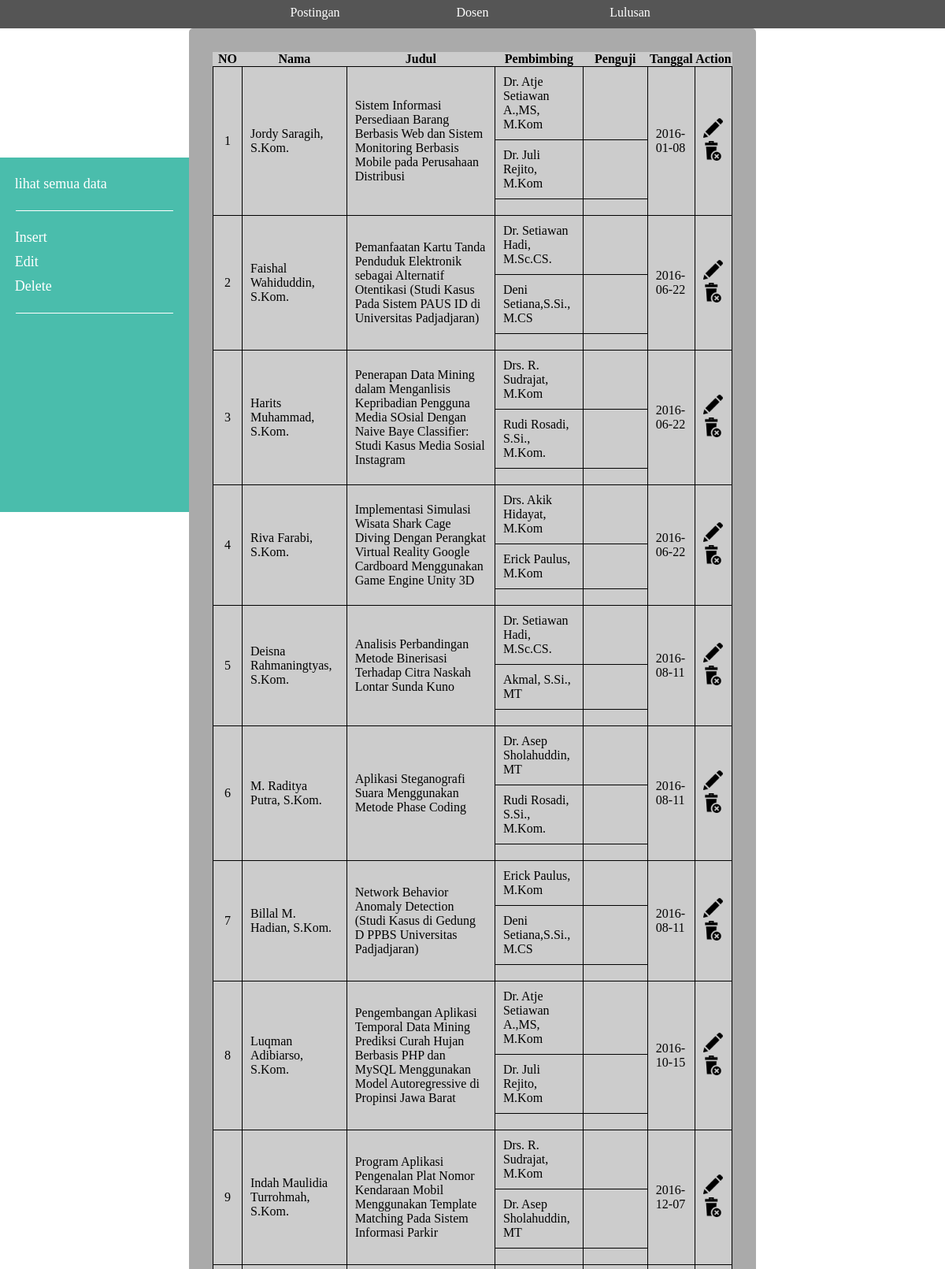
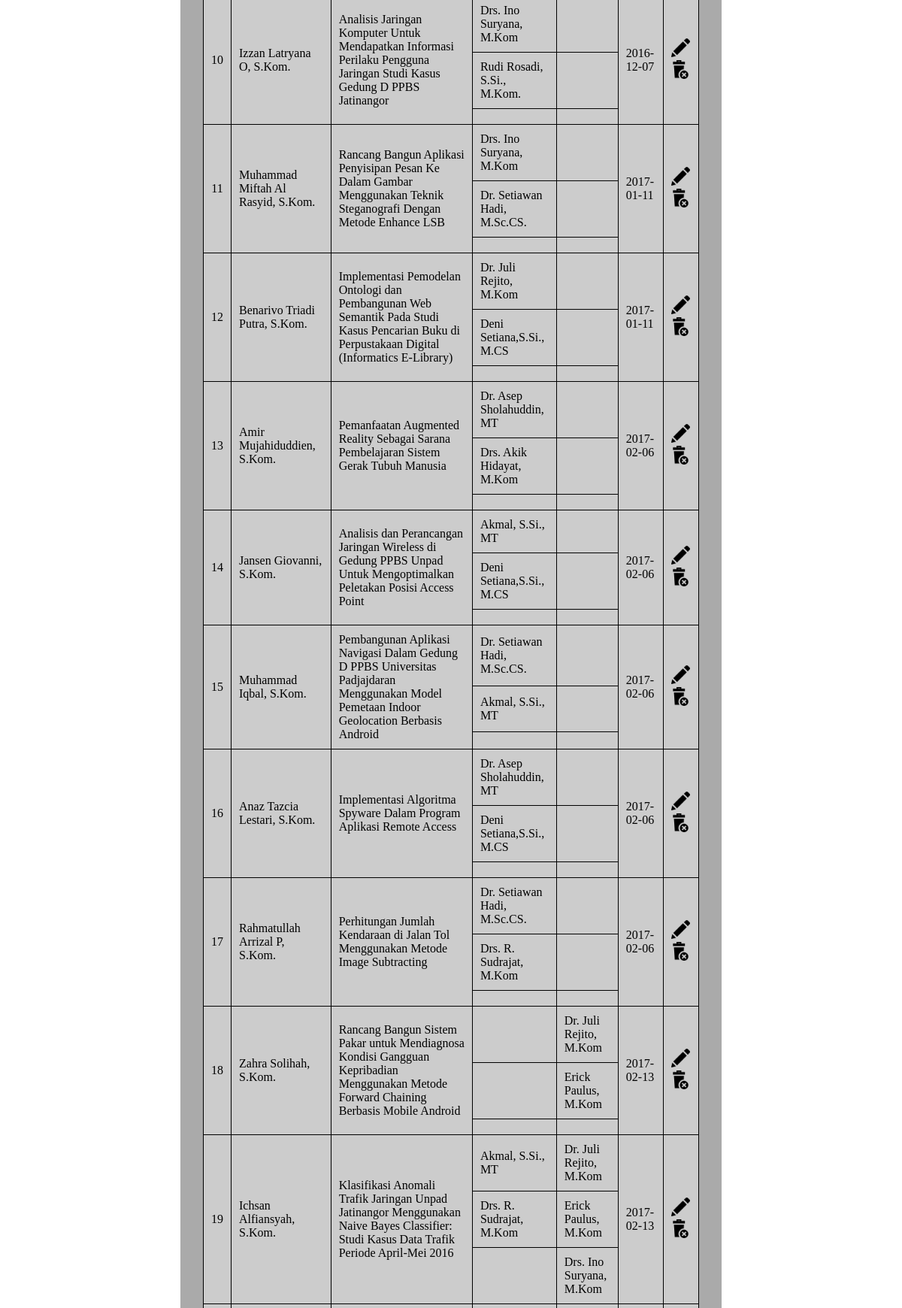
Screenshot of /admin/ViewL.php (upper part) with the database file from the repository (2 pictures, top to bottom).
### tables this page shows
CREATE TABLE `lulusan` (
  `ID` int(11) NOT NULL,
  `Nama` text NOT NULL,
  `Pembimbing1` int(11) DEFAULT NULL,
  `Pembimbing2` int(11) DEFAULT NULL,
  `Penguji1` int(11) DEFAULT NULL,
  `Penguji2` int(11) DEFAULT NULL,
  `Penguji3` int(11) DEFAULT NULL,
  `TanggalLulus` date NOT NULL,
  `Judul` text NOT NULL
);

CREATE TABLE `dosen` (
  `ID` int(11) NOT NULL,
  `Nama` text NOT NULL,
  `Email` text,
  `HP` text,
  `Telp` text,
  `Alamat` text,
  `Pendidikan` text NOT NULL,
  `Bidang` text NOT NULL
);

### admin/viewL.php (the view, shortened to what this page needs)
<!DOCTYPE html>
<html lang="en" xmlns="http://www.w3.org/1999/xhtml">
<head>
</head>
<body>
    <div class="admin-content-pos">
    <?php
	function Namadosen($input,$resultx) {
		mysqli_data_seek($resultx,0);
		while($rowx = $resultx->fetch_assoc()){
			if($rowx["ID"]===$input) return $rowx["Nama"];
		}
		return "";
	}
	include '../database.php';
	$sql = "SELECT * FROM lulusan";
	$result = $conn->query($sql);
	$sqlx = "SELECT * FROM dosen";
	$resultx = $conn->query($sqlx);
	$i=1;
	if ($result->num_rows > 0)
	{
        echo"<div class=\"admin-main-content\">";
        echo"    <table style=\"width:100%\">";
		echo"	<tr>";
		echo"		<th>NO</th>";
		echo"		<th>Nama</th>";
		echo"		<th>Judul</th>";
		echo"		<th>Pembimbing </th>";
		echo"		<th>Penguji </th>";
		echo"		<th>Tanggal</th>";
		echo"		<th>Action</th>";
		echo"	</tr>";
		while($row = $result->fetch_assoc())
		{
			echo"<tr>";
			echo"	<td rowspan=\"3\" style=\"text-align:center;\">".$i."</td>";
			echo"	<td rowspan=\"3\">".$row["Nama"]."</td>";
			echo"	<td rowspan=\"3\">".$row["Judul"]."</td>";
			echo"	<td >".Namadosen($row["Pembimbing1"],$resultx)."</td>";
			echo"	<td >".Namadosen($row["Penguji1"],$resultx)."</td>";
			echo"	<td rowspan=\"3\">".$row["TanggalLulus"]."</td>";
			echo"	<td rowspan=\"3\" style=\"text-align:center;\">";
			echo"		<a href=\"editL.php?ID=".$row["ID"]."\"><img src=\"img/edit.png\" style=\"width:25px\"></a>";
			echo"		<a ><img src=\"img/delete.png\" style=\"width:25px;cursor: pointer;\" onclick=\"javascript:deleteL(".$row["ID"].")\"></a>";
			echo"	</td>";
			echo"</tr>";
			echo"<tr>";
			echo"	<td >".Namadosen($row["Pembimbing2"],$resultx)."</td>";
			echo"	<td >".Namadosen($row["Penguji2"],$resultx)."</td>";
			echo"</tr>";
			echo"<tr>";
			echo"	<td></td>";
			echo"	<td >".Namadosen($row["Penguji3"],$resultx)."</td>";
			echo"</tr>";
			$i+=1;
		}
		echo"	</table>";
	}
	else{
		echo "<h1>No data found</h1>";
	}
	?>
        </div>
    </div>
</body>
</html>

### admin/css/adm-navbar.css (style rules this page uses)
.admin-top-box-wrapper { position: absolute; width: 100%; top : 0; height: auto; background-color: #555; z-index: 9; }
.admin-top-box-bar { position : relative; width : 600px; margin: auto; height: auto; list-style-type: none; padding: 0; color: white; }
.admin-top-box-bar li { float: left; width: 200px; transition: 0.2s; }
.admin-top-box-bar li a { width: 100%; display: inline-block; color: white; text-align: center; padding: 7px 0; font-family: 'Futura Md BT'; text-decoration: none; margin-bottom: 4px; }
.admin-left-box-bar { position: fixed; height: 450px; width: 20%; max-width: 250px; left: 0; margin-top : 200px; padding: 0; background-color: #4abdac; z-index: 7; }
.inside { margin: 20px; font-family: 'Futura bk BT'; font-size: 18px; }
.inside a { display: block; padding: 2px 0; margin: 5px 0; text-decoration: none; color: white; }
.inside div { height: 1px; margin: 20px 0; border-bottom: 1px solid white; }
.inside a:before { content: '\25b6 '; color: rgba(255,255,255,0); transition: all 0.3s; margin-right: -15px; }

### admin/css/adm-content.css (style rules this page uses)
.admin-content-pos { position: relative; width: 60%; max-width: 1200px; height: auto; margin: 0 auto; padding: 20px; }
.admin-main-content { margin-top: 16px; height: auto; padding: 30px; background-color: #aaa; border-radius: 5px; }
.admin-main-content table { width: 100%; border-collapse: collapse; background-color: #ccc; }
.admin-main-content table td { padding: 10px; border: 1px solid black; font-family: 'Futura Bk BT'; vertical-align: middle; }

### rows the page displays
lulusan: Nama "Jordy Saragih, S.Kom.", Judul "Sistem Informasi Persediaan Barang Berbasis Web dan Sistem Monitoring Berbasis Mobile pada Perusahaan Distribusi", Pembimbing1.Nama "Dr. Atje Setiawan A.,MS, M.Kom", TanggalLulus "2016-01-08", Pembimbing2.Nama "Dr. Juli Rejito, M.Kom"
lulusan: Nama "Faishal Wahiduddin, S.Kom.", Judul "Pemanfaatan Kartu Tanda Penduduk Elektronik sebagai Alternatif Otentikasi (Studi Kasus Pada Sistem PAUS ID di Universitas Padjadjaran)", Pembimbing1.Nama "Dr. Setiawan Hadi, M.Sc.CS.", TanggalLulus "2016-06-22", Pembimbing2.Nama "Deni Setiana,S.Si., M.CS"
lulusan: Nama "Harits Muhammad, S.Kom.", Judul "Penerapan Data Mining dalam Menganlisis Kepribadian Pengguna Media SOsial Dengan Naive Baye Classifier: Studi Kasus Media Sosial Instagram", Pembimbing1.Nama "Drs. R. Sudrajat, M.Kom", TanggalLulus "2016-06-22", Pembimbing2.Nama "Rudi Rosadi, S.Si., M.Kom."
lulusan: Nama "Riva Farabi, S.Kom.", Judul "Implementasi Simulasi Wisata Shark Cage Diving Dengan Perangkat Virtual Reality Google Cardboard Menggunakan Game Engine Unity 3D", Pembimbing1.Nama "Drs. Akik Hidayat, M.Kom", TanggalLulus "2016-06-22", Pembimbing2.Nama "Erick Paulus, M.Kom"
lulusan: Nama "Deisna Rahmaningtyas, S.Kom.", Judul "Analisis Perbandingan Metode Binerisasi Terhadap Citra Naskah Lontar Sunda Kuno", Pembimbing1.Nama "Dr. Setiawan Hadi, M.Sc.CS.", TanggalLulus "2016-08-11", Pembimbing2.Nama "Akmal, S.Si., MT"
lulusan: Nama "M. Raditya Putra, S.Kom.", Judul "Aplikasi Steganografi Suara Menggunakan Metode Phase Coding", Pembimbing1.Nama "Dr. Asep Sholahuddin, MT", TanggalLulus "2016-08-11", Pembimbing2.Nama "Rudi Rosadi, S.Si., M.Kom."
lulusan: Nama "Billal M. Hadian, S.Kom.", Judul "Network Behavior Anomaly Detection (Studi Kasus di Gedung D PPBS Universitas Padjadjaran)", Pembimbing1.Nama "Erick Paulus, M.Kom", TanggalLulus "2016-08-11", Pembimbing2.Nama "Deni Setiana,S.Si., M.CS"
lulusan: Nama "Luqman Adibiarso, S.Kom.", Judul "Pengembangan Aplikasi Temporal Data Mining Prediksi Curah Hujan Berbasis PHP dan MySQL Menggunakan Model Autoregressive di Propinsi Jawa Barat", Pembimbing1.Nama "Dr. Atje Setiawan A.,MS, M.Kom", TanggalLulus "2016-10-15", Pembimbing2.Nama "Dr. Juli Rejito, M.Kom"
lulusan: Nama "Indah Maulidia Turrohmah, S.Kom.", Judul "Program Aplikasi Pengenalan Plat Nomor Kendaraan Mobil Menggunakan Template Matching Pada Sistem Informasi Parkir", Pembimbing1.Nama "Drs. R. Sudrajat, M.Kom", TanggalLulus "2016-12-07", Pembimbing2.Nama "Dr. Asep Sholahuddin, MT"
lulusan: Nama "Izzan Latryana O, S.Kom.", Judul "Analisis Jaringan Komputer Untuk Mendapatkan Informasi Perilaku Pengguna Jaringan Studi Kasus Gedung D PPBS Jatinangor", Pembimbing1.Nama "Drs. Ino Suryana, M.Kom", TanggalLulus "2016-12-07", Pembimbing2.Nama "Rudi Rosadi, S.Si., M.Kom."
lulusan: Nama "Muhammad Miftah Al Rasyid, S.Kom.", Judul "Rancang Bangun Aplikasi Penyisipan Pesan Ke Dalam Gambar Menggunakan Teknik Steganografi Dengan Metode Enhance LSB", Pembimbing1.Nama "Drs. Ino Suryana, M.Kom", TanggalLulus "2017-01-11", Pembimbing2.Nama "Dr. Setiawan Hadi, M.Sc.CS."
lulusan: Nama "Benarivo Triadi Putra, S.Kom.", Judul "Implementasi Pemodelan Ontologi dan Pembangunan Web Semantik Pada Studi Kasus Pencarian Buku di Perpustakaan Digital (Informatics E-Library)", Pembimbing1.Nama "Dr. Juli Rejito, M.Kom", TanggalLulus "2017-01-11", Pembimbing2.Nama "Deni Setiana,S.Si., M.CS"
lulusan: Nama "Amir Mujahiduddien, S.Kom.", Judul "Pemanfaatan Augmented Reality Sebagai Sarana Pembelajaran Sistem Gerak Tubuh Manusia", Pembimbing1.Nama "Dr. Asep Sholahuddin, MT", TanggalLulus "2017-02-06", Pembimbing2.Nama "Drs. Akik Hidayat, M.Kom"
lulusan: Nama "Jansen Giovanni, S.Kom.", Judul "Analisis dan Perancangan Jaringan Wireless di Gedung PPBS Unpad Untuk Mengoptimalkan Peletakan Posisi Access Point", Pembimbing1.Nama "Akmal, S.Si., MT", TanggalLulus "2017-02-06", Pembimbing2.Nama "Deni Setiana,S.Si., M.CS"
lulusan: Nama "Muhammad Iqbal, S.Kom.", Judul "Pembangunan Aplikasi Navigasi Dalam Gedung D PPBS Universitas Padjajdaran Menggunakan Model Pemetaan Indoor Geolocation Berbasis Android", Pembimbing1.Nama "Dr. Setiawan Hadi, M.Sc.CS.", TanggalLulus "2017-02-06", Pembimbing2.Nama "Akmal, S.Si., MT"
lulusan: Nama "Anaz Tazcia Lestari, S.Kom.", Judul "Implementasi Algoritma Spyware Dalam Program Aplikasi Remote Access", Pembimbing1.Nama "Dr. Asep Sholahuddin, MT", TanggalLulus "2017-02-06", Pembimbing2.Nama "Deni Setiana,S.Si., M.CS"
lulusan: Nama "Rahmatullah Arrizal P, S.Kom.", Judul "Perhitungan Jumlah Kendaraan di Jalan Tol Menggunakan Metode Image Subtracting", Pembimbing1.Nama "Dr. Setiawan Hadi, M.Sc.CS.", TanggalLulus "2017-02-06", Pembimbing2.Nama "Drs. R. Sudrajat, M.Kom"
lulusan: Nama "Zahra Solihah, S.Kom.", Judul "Rancang Bangun Sistem Pakar untuk Mendiagnosa Kondisi Gangguan Kepribadian Menggunakan Metode Forward Chaining Berbasis Mobile Android", Penguji1.Nama "Dr. Juli Rejito, M.Kom", TanggalLulus "2017-02-13", Penguji2.Nama "Erick Paulus, M.Kom"
lulusan: Nama "Ichsan Alfiansyah, S.Kom.", Judul "Klasifikasi Anomali Trafik Jaringan Unpad Jatinangor Menggunakan Naive Bayes Classifier: Studi Kasus Data Trafik Periode April-Mei 2016", Pembimbing1.Nama "Akmal, S.Si., MT", Penguji1.Nama "Dr. Juli Rejito, M.Kom", TanggalLulus "2017-02-13", Pembimbing2.Nama "Drs. R. Sudrajat, M.Kom", Penguji2.Nama "Erick Paulus, M.Kom", Penguji3.Nama "Drs. Ino Suryana, M.Kom"
